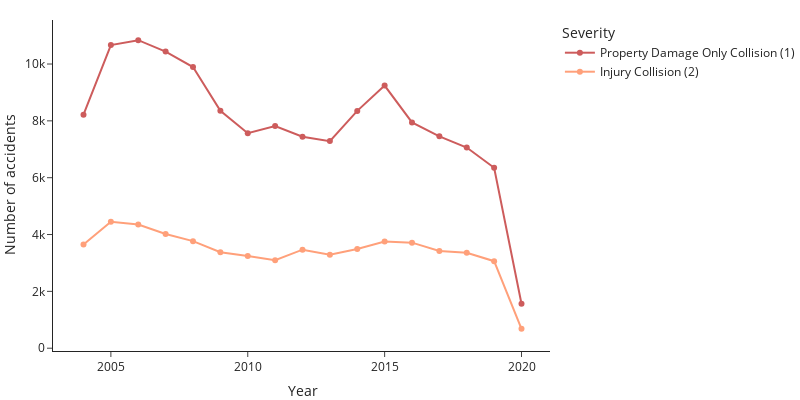

Here is the notebook cell this chart was saved with:
### Code cell
import plotly.graph_objects as go
fig = go.Figure()
fig.add_trace(go.Scatter(x=all_years1.index, y=all_years1,
                    mode='lines+markers',
                    name='Property Damage Only Collision (1)',
    marker_color='indianred'))
fig.add_trace(go.Scatter(x=all_years2.index, y=all_years2,
                    mode='lines+markers',
                    name='Injury Collision (2)',
    marker_color='lightsalmon'))
fig.update_layout(template='simple_white',
    autosize=False,
    width=800,
    height=400,
    margin=dict(
        l=10,
        r=0,
        b=5,
        t=20,
        pad=2
    ),
    #paper_bgcolor="LightSteelBlue",
)
fig.update_layout(
    #title="Plot Title",
    yaxis_title="Number of accidents",
    xaxis_title="Year",
    legend_title="Severity",
    font=dict(
        #family="Courier New, monospace",
        size=12,
        #color="RebeccaPurple"
    )
)


fig.show()

### Figure 1 — Plotly figure (JSON) as saved in the notebook; plotly's stock layout.template omitted (floating-point values rounded to 4 significant figures)
{"data": [{"marker": {"color": "indianred"}, "mode": "lines+markers", "name": "Property Damage Only Collision (1)", "type": "scatter", "x": [2004, 2005, 2006, 2007, 2008, 2009, 2010, 2011, 2012, 2013, 2014, 2015, 2016, 2017, 2018, 2019, 2020], "y": [8218, 10665, 10838, 10439, 9893, 8356, 7563, 7820, 7440, 7287, 8351, 9243, 7945, 7454, 7061, 6350, 1562]}, {"marker": {"color": "lightsalmon"}, "mode": "lines+markers", "name": "Injury Collision (2)", "type": "scatter", "x": [2004, 2005, 2006, 2007, 2008, 2009, 2010, 2011, 2012, 2013, 2014, 2015, 2016, 2017, 2018, 2019, 2020], "y": [3647, 4450, 4350, 4017, 3767, 3378, 3245, 3099, 3467, 3290, 3490, 3752, 3714, 3419, 3358, 3062, 683]}], "layout": {"autosize": false, "font": {"size": 12}, "height": 400, "legend": {"title": {"text": "Severity"}}, "margin": {"b": 5, "l": 10, "pad": 2, "r": 0, "t": 20}, "width": 800, "xaxis": {"title": {"text": "Year"}}, "yaxis": {"title": {"text": "Number of accidents"}}}}
